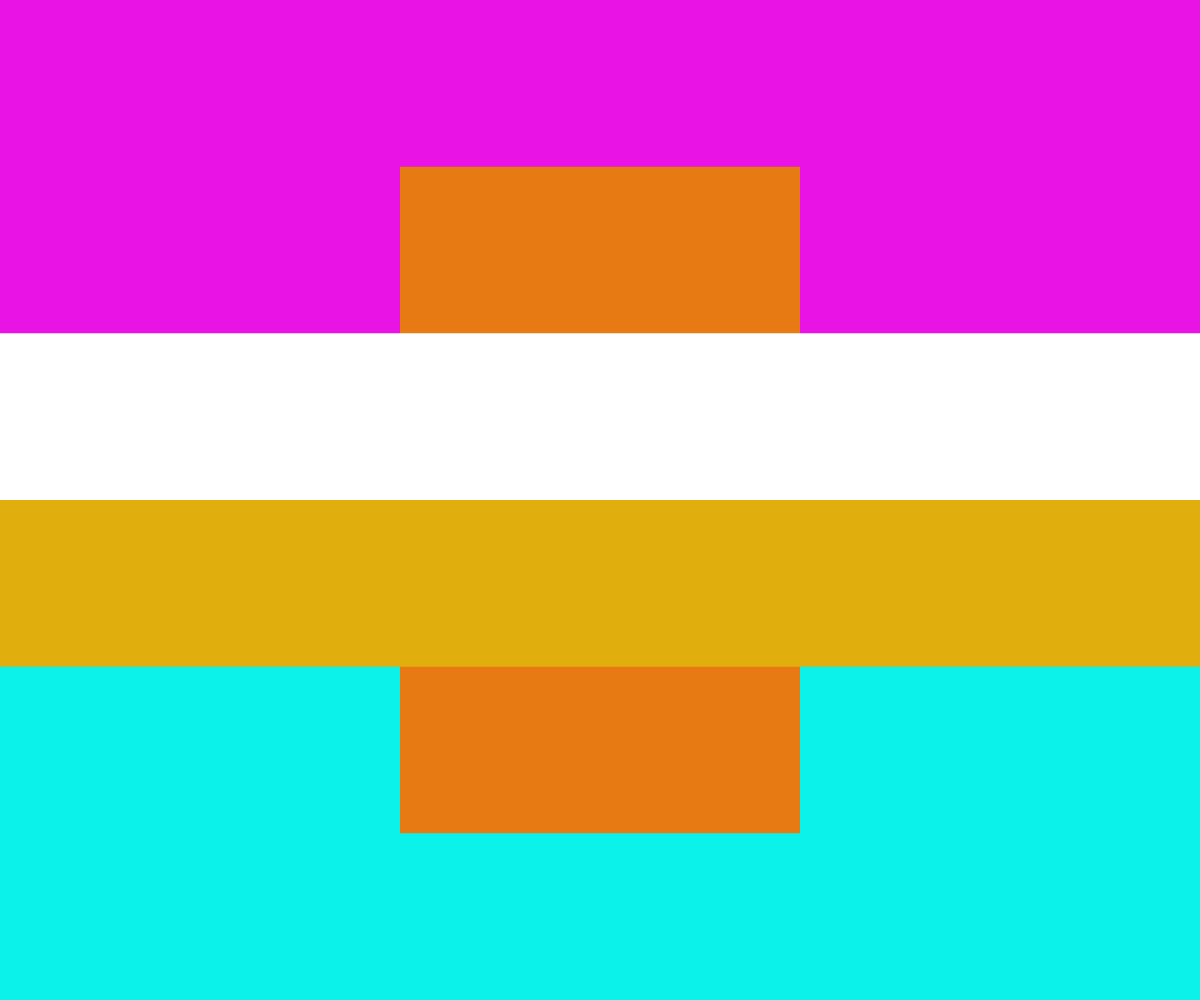
Frame 1 (no input)
Frame 60 (no input): identical to frame 1, image omitted
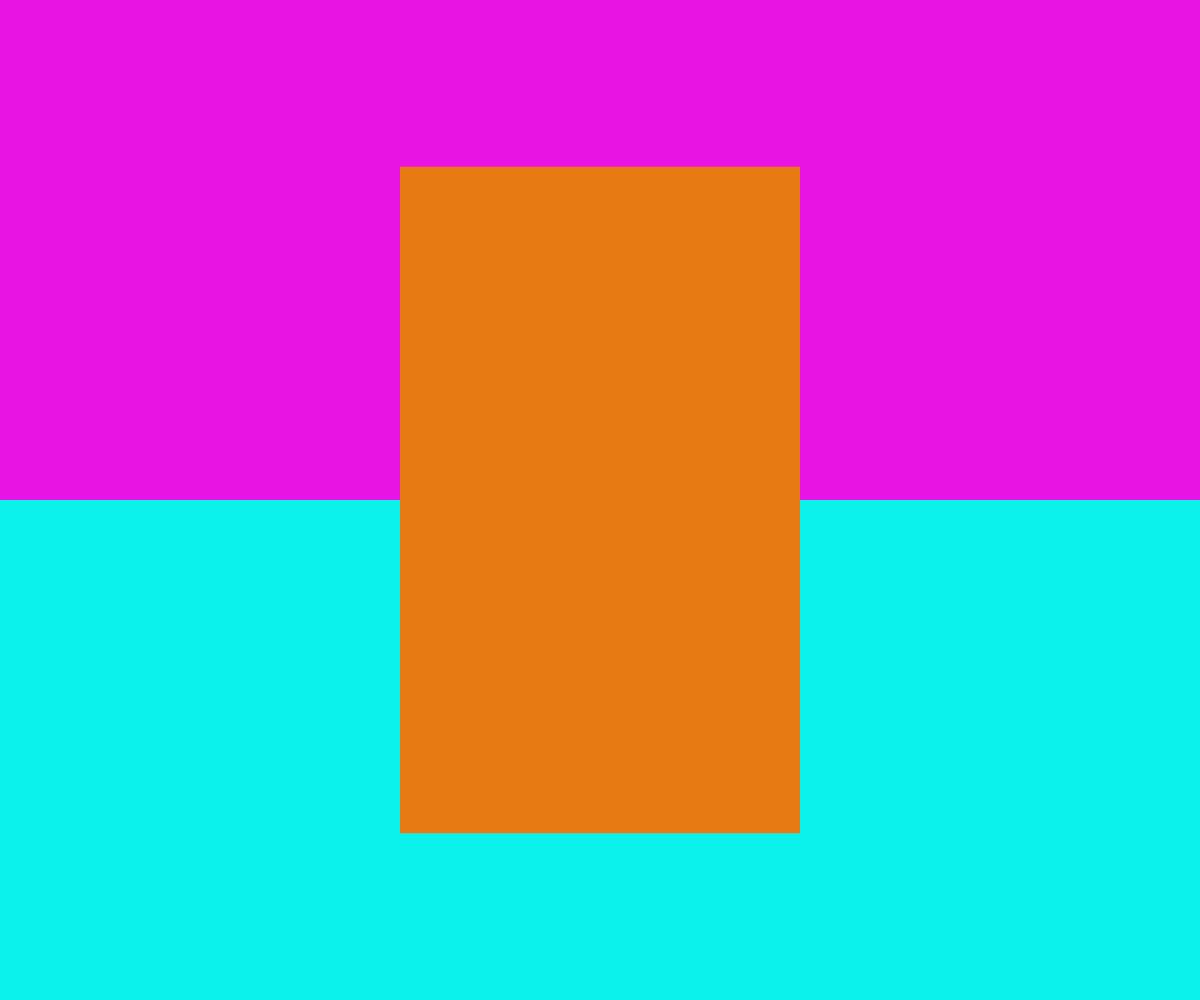
Frame 120 (the mouse pressed at the canvas centre since frame 60)

The p5.js sketch that drew these frames (run headless with seeded random() and noise() and a simulated clock; from frame 60 on, the mouse is pressed at the canvas centre):

// p5.js sketch
// ── sketch.js

let clrs = [
'#e813e4', //top 0
'##6513e8', //middle top 1
'#e87a13', //middle strip 2
'#e0af0d', //middle bottom 3
'#0af2ea' //bottom 4
]


function setup() {
  createCanvas(windowWidth, windowHeight);
  noStroke();
}

function draw() {
 background(220);
 canvasRect(clrs[4], height/2, height/2, false);
 canvasRect(clrs[0], height/2, 0, false);
 fill(clrs[2]); 
 rect(width * 1/3, height * 1/6, width * 1/3, height * 2/3); 
 canvasRect(clrs[1], height/6, height/3, true);
 canvasRect(clrs[3], height/6, height/2, true);


}

function canvasRect(clr, hgt, y_offset, clickable) {
	fill(clr);
	if((clickable == true) && (mouseIsPressed == false)){
		rect(0, y_offset, width, hgt);
	} 
	if(clickable == false){
		rect(0, y_offset, width, hgt);
	}
}
